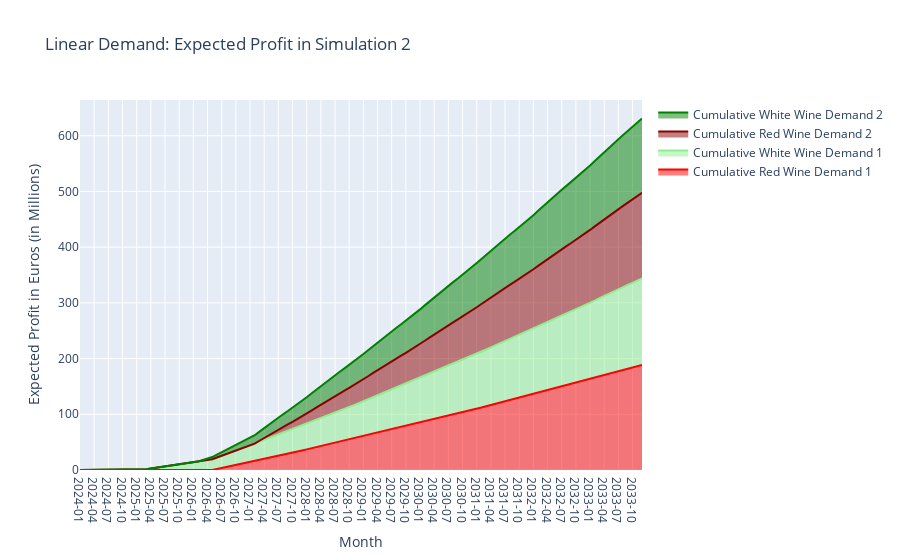

Here is the notebook cell this chart was saved with:
### Code cell
# Assuming df is your DataFrame containing the data
df = df2_sim2.copy()

# Aggregating the total demand for Red and White wine across all months for each country
red_columns_1 = [col for col in df.columns if 'Red_1' in col]
white_columns_1 = [col for col in df.columns if 'White_1' in col]
red_columns_2 = [col for col in df.columns if 'Red_2' in col]
white_columns_2 = [col for col in df.columns if 'White_2' in col]

# Convert 'Month' to datetime for proper sorting and display
df['Month'] = pd.to_datetime(df['Month'])

# Aggregate monthly total demand for Red and White wine across all countries
df['Total_Red_Demand_1'] = df[red_columns_1].sum(axis=1)
df['Total_White_Demand_1'] = df[white_columns_1].sum(axis=1)
df['Total_Red_Demand_2'] = df[red_columns_2].sum(axis=1)
df['Total_White_Demand_2'] = df[white_columns_2].sum(axis=1)

# Calculate cumulative sum for each type of wine
df['Cumulative_Red_Demand_1'] = df['Total_Red_Demand_1'].cumsum() * 125 # 'Red_Wine_1': 125,
df['Cumulative_White_Demand_1'] = df['Total_White_Demand_1'].cumsum() * 90 # 'White_Wine_1': 90,
df['Cumulative_Red_Demand_2'] = df['Total_Red_Demand_2'].cumsum() * 260 # 'Red_Wine_2': 260,
df['Cumulative_White_Demand_2'] = df['Total_White_Demand_2'].cumsum() * 200 # 'White_Wine_2': 200,

# Extracting year-month for the x-axis
df['Year_Month'] = df['Month'].dt.strftime('%Y-%m')

# Create stacked line plot
fig = go.Figure()

# Stacked red wine demand 1
fig.add_trace(go.Scatter(
    x=df['Year_Month'],
    y=df['Cumulative_Red_Demand_1'],
    mode='lines',
    name='Cumulative Red Wine Demand 1',
    stackgroup='one',
    line=dict(color='red')
))

# Stacked white wine demand 1
fig.add_trace(go.Scatter(
    x=df['Year_Month'],
    y=df['Cumulative_White_Demand_1'],
    mode='lines',
    name='Cumulative White Wine Demand 1',
    stackgroup='one',
    line=dict(color='lightgreen')
))

# Stacked red wine demand 2
fig.add_trace(go.Scatter(
    x=df['Year_Month'],
    y=df['Cumulative_Red_Demand_2'],
    mode='lines',
    name='Cumulative Red Wine Demand 2',
    stackgroup='one',
    line=dict(color='darkred')
))

# Stacked white wine demand 2
fig.add_trace(go.Scatter(
    x=df['Year_Month'],
    y=df['Cumulative_White_Demand_2'],
    mode='lines',
    name='Cumulative White Wine Demand 2',
    stackgroup='one',
    line=dict(color='green')
))

fig.update_layout(
    title="Linear Demand: Expected Profit in Simulation 2",
    xaxis_title="Month",
    yaxis_title="Expected Profit in Euros (in Millions)",
    hovermode="x unified",
    xaxis={'type': 'category'}  # Ensures that months are treated as distinct categories
)

fig.show()
